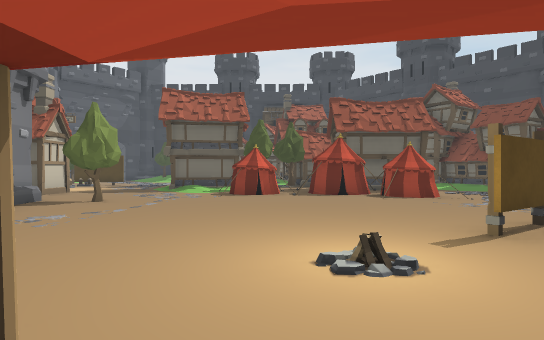
[1] (above)

24 first-person views from a walk through a scene from a Unity 3-D project. The camera is 1.4 m above the floor, looks level and sees 75° across. The floor is counted in squares, 2 m on a side. Each view is taken from the middle of a square. On the plan, view 1 faces up. The plan holds only what a view shows up to about 11 squares ahead; the rest is blank. The place goes on beyond the plan. The player character is not drawn. Some animated figures are not drawn. Some surface patterns are stand-ins.

[2]
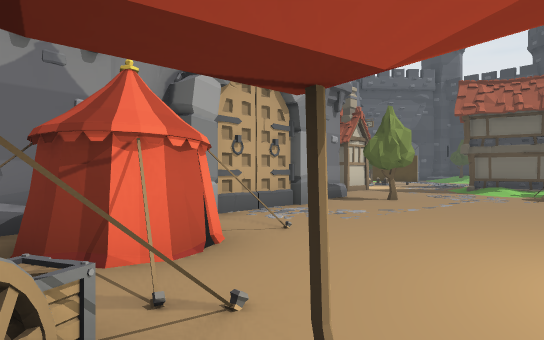

[3]
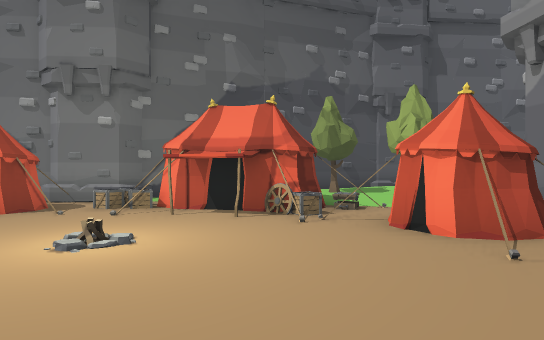

[4]
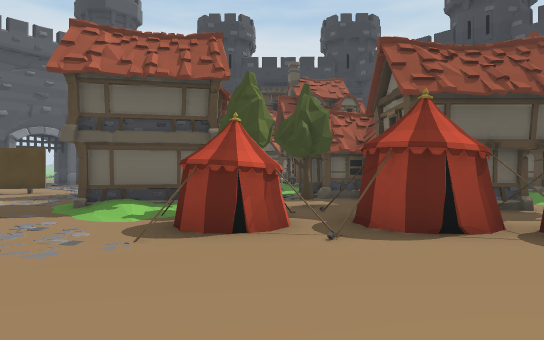

[5]
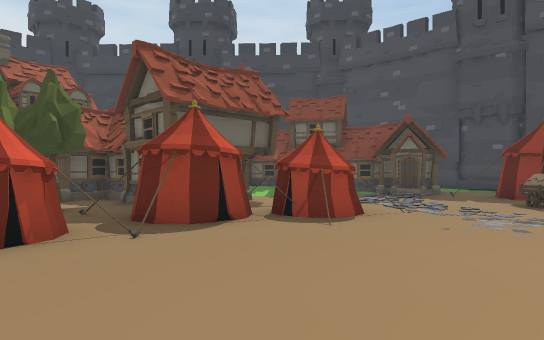

[6]
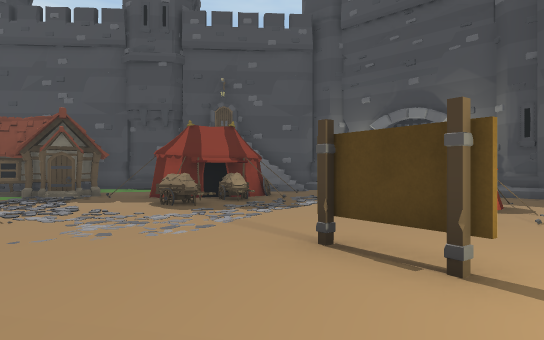

[7]
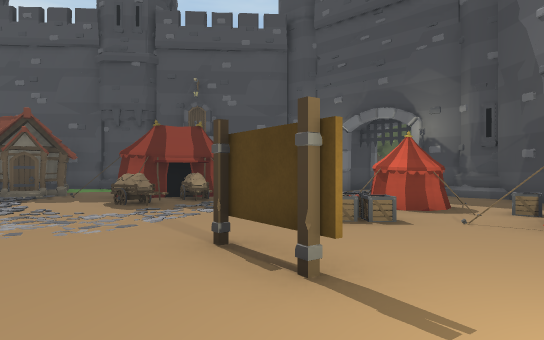

[8]
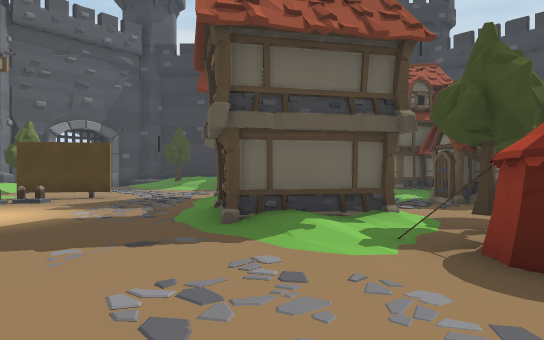

[9]
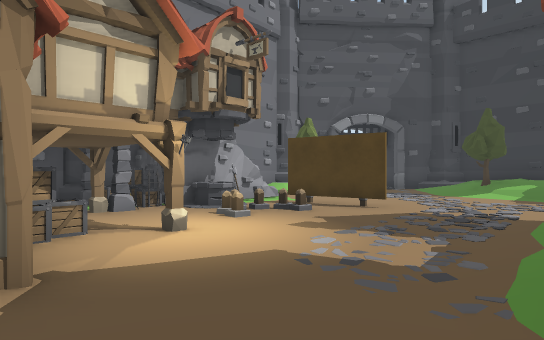

[10]
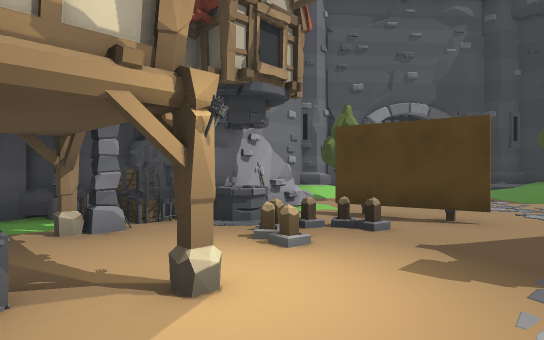

[11]
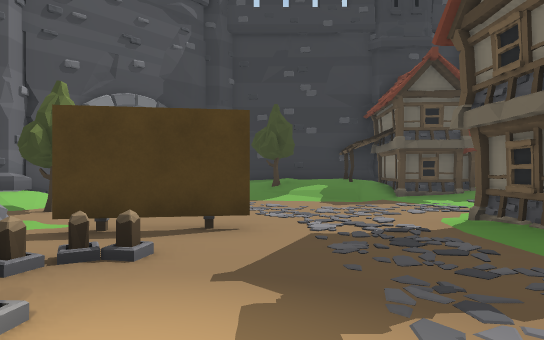

[12]
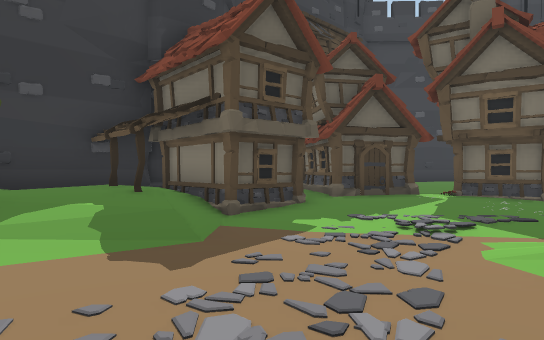

[13]
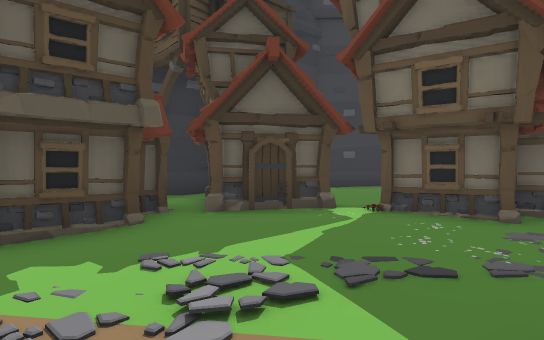

[14]
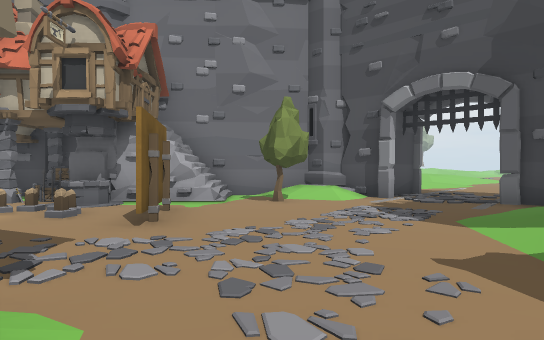

[15]
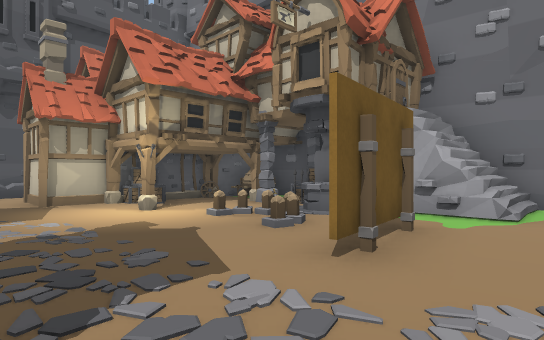

[16]
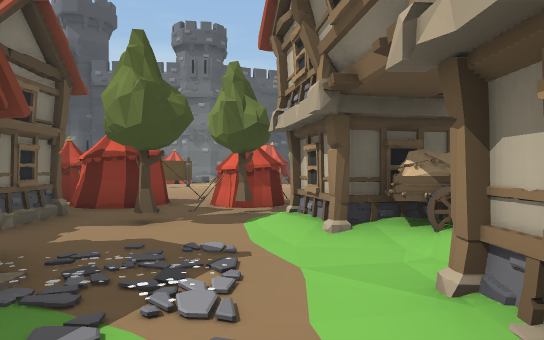

[17]
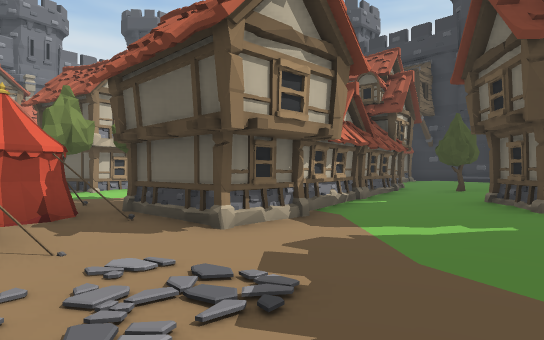

[18]
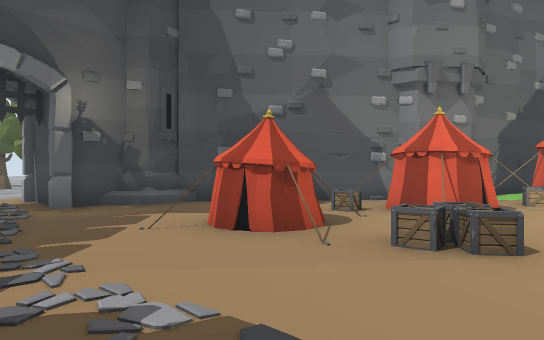

[19]
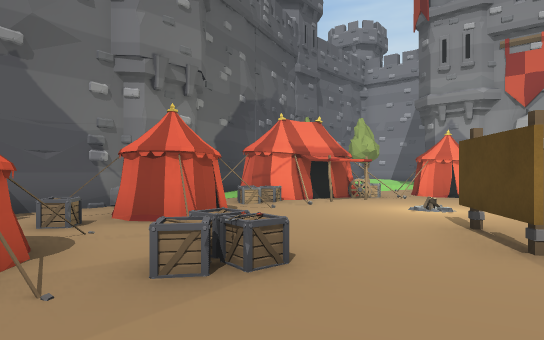

[20]
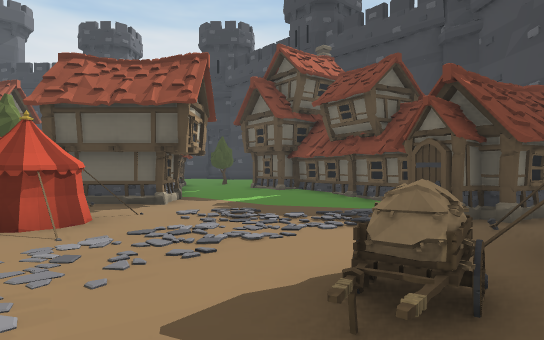

[21]
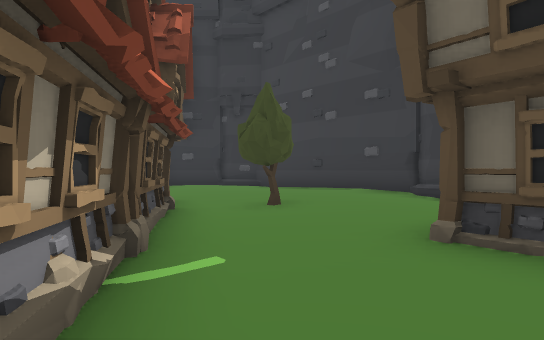

[22]
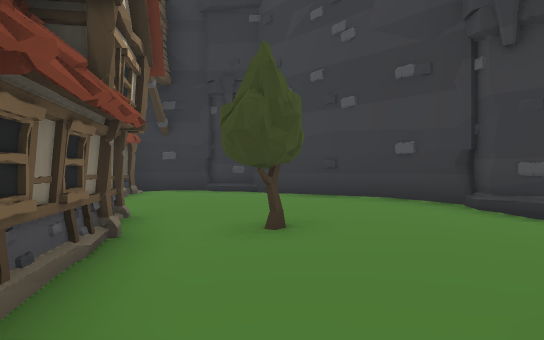

[23]
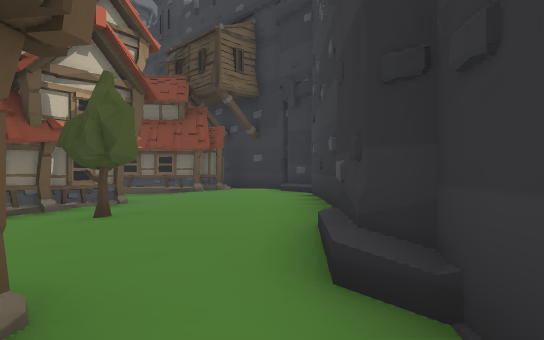

[24]
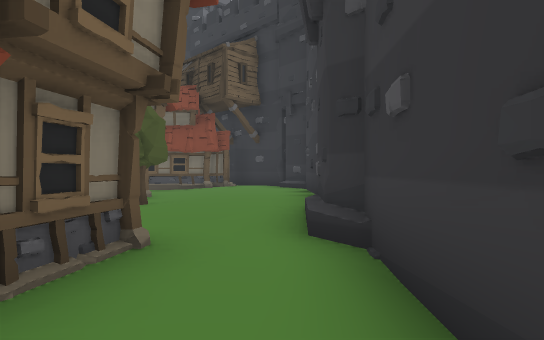

### Floor plan
Key: @ floor where view 1 was taken; # wall or solid block; x gap in a wall; . main floor; : floor 0.25 m higher than the main floor; + floor 0.5 m higher than the main floor; * floor 0.75 m higher than the main floor; / step, stairs or slope; = window, fence, low wall or low ledge; T tent; R tree; H house; C crate; E chest; W tower; F flower; I thing the floor can be seen under or through; P pillar; O other object.
Columns run from 14 left of view 1 to 11 right of it. Each row starts with its distance up from view 1.
 25 ...  W######  #####W
 24 ....#.:**H*H  ###+++#
 23  #....:R*H/ HH##:::+##
 22 WW#....://.H:###::::+##
 21  #/....../..:::O:H::++##
 20  #:..........:OH:H:R:::##
 19  W.R.........OO###.:::::##
 18  #//....... .. . #.:::H:.#
 17  #//.II...H H..# ##.:H:#:.
 16  ###=OO...:HHOF####..H##
 15   ###O.....OO...###..::#
 14   PCO.O...HHH.... #....##
 13   #.P.O....HH..R.HH.....#
 12   #OOOC....:.R/x........#
 11   ##O###.....TT###......#
 10        #.....TT###T.....#
  9        ..........TT.....#
  8        ##.R.............#
  7          .............O##
  6          #.............O##
  5          O..............O#
  4          O.......#........
  3          O.:.......CC....
  2          O##.........T...
  1          #####......TTT...
  0          O #CO@#.###CT....
 -1           R=E##CC###..../#
 -2           ::  #########WW
 -3           :RR ##W  W
 -4            ##   WW
 -5          ###

Where each view was taken, in squares from view 1:
view 1: 0 up, 0 right, facing up
view 2: 0 up, 0 right, facing up-left
view 3: 6 up, 1 left, facing down
view 4: 6 up, 0 right, facing up
view 5: 6 up, 1 left, facing up-right
view 6: 5 up, 0 right, facing right
view 7: 4 up, 0 right, facing right
view 8: 8 up, 3 left, facing up
view 9: 11 up, 4 left, facing up-left
view 10: 12 up, 6 left, facing up-left
view 11: 13 up, 7 left, facing up
view 12: 18 up, 7 left, facing up-right
view 13: 18 up, 4 left, facing up-right
view 14: 19 up, 3 left, facing left
view 15: 19 up, 5 left, facing down-left
view 16: 18 up, 1 left, facing down
view 17: 10 up, 8 right, facing up-left
view 18: 6 up, 7 right, facing down
view 19: 5 up, 7 right, facing down-left
view 20: 5 up, 7 right, facing up
view 21: 14 up, 5 right, facing up
view 22: 16 up, 5 right, facing up
view 23: 18 up, 10 right, facing up-left
view 24: 17 up, 11 right, facing up-left
